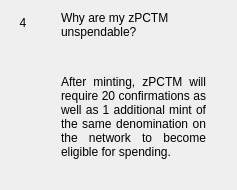
                  <widget class="QWidget" name="widgetFaq4" native="true">
                   <layout class="QHBoxLayout" name="horizontalPage_4" stretch="0,1">
                    <item alignment="Qt::AlignTop">
                     <widget class="QLabel" name="labelNumber4">
                      <property name="minimumSize">
                       <size>
                        <width>24</width>
                        <height>24</height>
                       </size>
                      </property>
                      <property name="maximumSize">
                       <size>
                        <width>16777215</width>
                        <height>24</height>
                       </size>
                      </property>
                      <property name="text">
                       <string>4</string>
                      </property>
                      <property name="alignment">
                       <set>Qt::AlignCenter</set>
                      </property>
                     </widget>
                    </item>
                    <item>
                     <layout class="QVBoxLayout" name="verticalLayoutPage_4">
                      <property name="leftMargin">
                       <number>20</number>
                      </property>
                      <property name="rightMargin">
                       <number>20</number>
                      </property>
                      <item>
                       <widget class="QLabel" name="labelSubtitle4">
                        <property name="text">
                         <string>Why are my zPCTM unspendable?</string>
                        </property>
                        <property name="wordWrap">
                         <bool>true</bool>
                        </property>
                       </widget>
                      </item>
                      <item>
                       <spacer name="verticalSpacer_40">
                        <property name="orientation">
                         <enum>Qt::Vertical</enum>
                        </property>
                        <property name="sizeType">
                         <enum>QSizePolicy::Fixed</enum>
                        </property>
                        <property name="sizeHint" stdset="0">
                         <size>
                          <width>20</width>
                          <height>30</height>
                         </size>
                        </property>
                       </spacer>
                      </item>
                      <item>
                       <widget class="QLabel" name="labelContent4">
                        <property name="text">
                         <string>
                           &lt;html&gt;&lt;head/&gt;&lt;body&gt;&lt;p align=&quot;justify&quot;&gt;
                           After minting, zPCTM will require 20 confirmations as well as 1
                           additional mint of the same denomination on the network to
                           become eligible for spending.
                           &lt;/p&gt;&lt;/body&gt;&lt;/html&gt;
                         </string>
                        </property>
                        <property name="alignment">
                         <set>Qt::AlignLeading|Qt::AlignLeft|Qt::AlignTop</set>
                        </property>
                        <property name="wordWrap">
                         <bool>true</bool>
                        </property>
                       </widget>
                      </item>
                      <item>
                       <spacer name="verticalSpacer_41">
                        <property name="orientation">
                         <enum>Qt::Vertical</enum>
                        </property>
                        <property name="sizeHint" stdset="0">
                         <size>
                          <width>20</width>
                          <height>20</height>
                         </size>
                        </property>
                       </spacer>
                      </item>
                     </layout>
                    </item>
                   </layout>
                  </widget>
